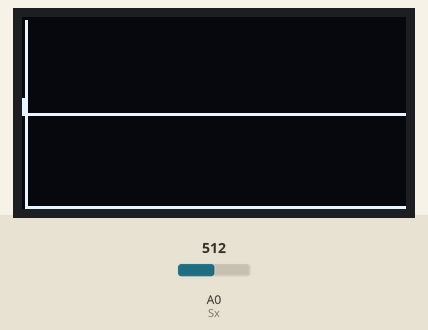
This sketch was run on a simulated Arduino Uno, built with avr-gcc and run on an emulated ATmega328P. On the bench: 128×64 one-colour display. The inputs (shaded band) are chosen by the test bench; at power-on: A0 (Sx) = 512.

Above: at 1.2 s.
1.3 s: A0 (Sx) set to 716
At 3.3 s:
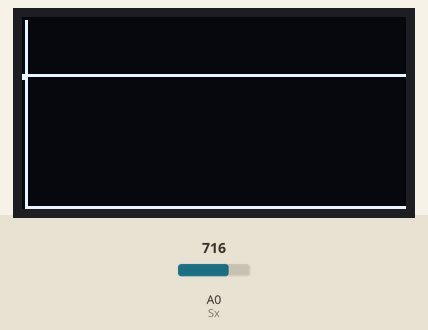
3.6 s: A0 (Sx) set to 900
At 5.4 s:
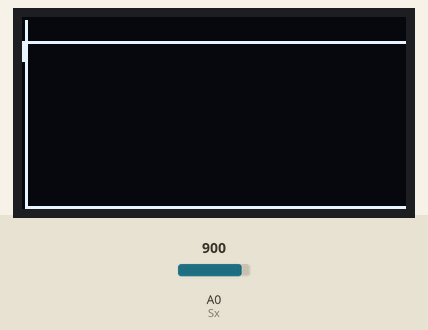
5.7 s: A0 (Sx) set to 1023
At 7.2 s:
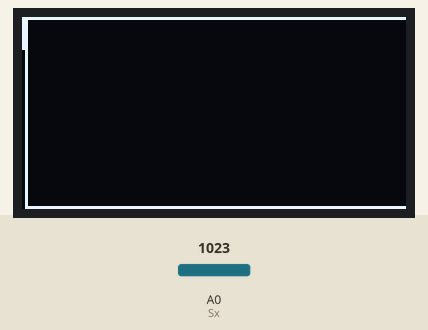
Timing chart, 0 to 8.7 s (numbered marks = the images above; inputs shaded):
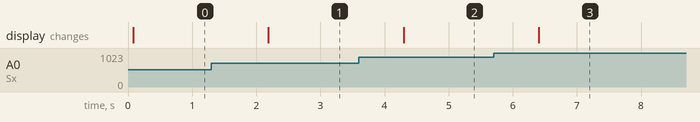

The sketch:

codigofinal.ino
```cpp
#include <Wire.h>     // libreria para bus I2C
#include <Adafruit_GFX.h>   // libreria para pantallas graficas
#include <Adafruit_SSD1306.h>

#define Sx   A0
#define ANCHO 128     // reemplaza ocurrencia de ANCHO por 128
#define ALTO 64       // reemplaza ocurrencia de ALTO por 64

#define OLED_RESET 4      // necesario por la libreria pero no usado
Adafruit_SSD1306 oled(ANCHO, ALTO, &Wire, OLED_RESET);  // crea objeto

const int LENGTH=ANCHO;
const int HEIGHT=ALTO;

int i;

const int analogInPin = A0;
int analogInValue = 0;

int x;
int y[LENGTH];


void setup()
{
  Serial.begin(9600);
  oled.begin(SSD1306_SWITCHCAPVCC, 0X3C);
  oled.clearDisplay();
  pinMode(Sx, INPUT);
  }
void loop ()
{
  for (i = 0; i <= LENGTH; i++)
  {
   analogInValue = analogRead(analogInPin);
    y[i] = map(analogInValue, 0, 1023, HEIGHT-1, 0);

  }
  oled.clearDisplay();
  for(i = 0;i <= LENGTH; i++)
  {
    oled.drawLine(i-1, y[i-1], i, y[i], WHITE);
  }
    oled.drawFastHLine(1, 63, 127, WHITE);
    oled.drawFastVLine(1, 1, 63, WHITE);
    oled.display();
    delay(1000);
    }
```

Measured:
- after the input at 1.3 s, the display: changes after 0.89 s (image 1)
- after the input at 3.6 s, the display: changes after 0.70 s (image 2)
- after the input at 5.7 s, the display: changes after 0.70 s (image 3)
